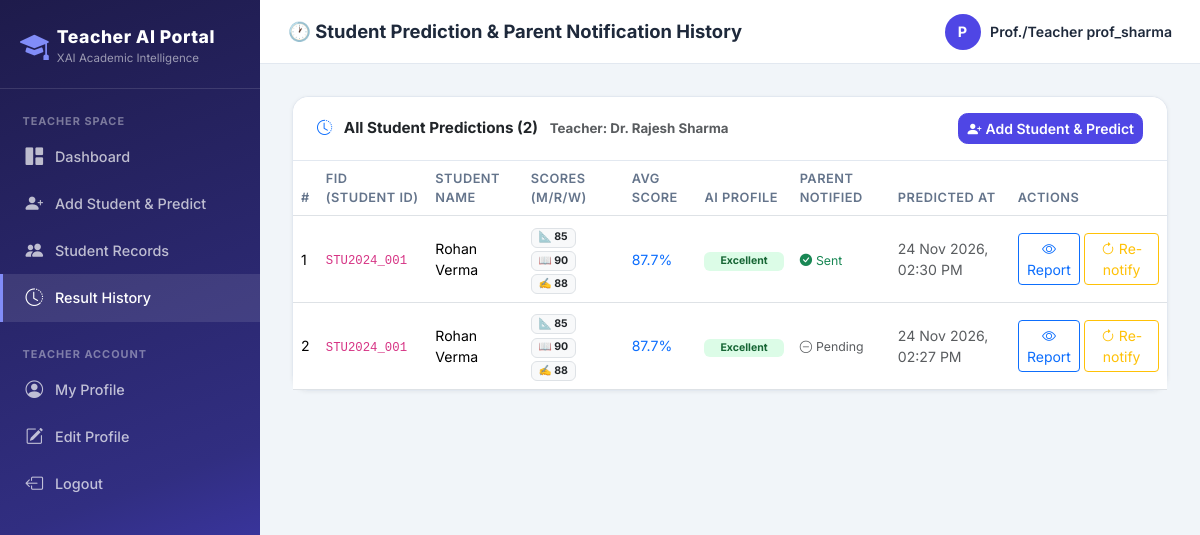
Page /history/ (signed in) on the committed database.
### apps/accounts/models.py (models this page shows, shortened)
class TeacherProfile(models.Model):
    username = models.CharField(max_length=50, unique=True)
    email = models.EmailField(max_length=100, unique=True)
    password = models.CharField(max_length=128)
    full_name = models.CharField(max_length=100, blank=True)
    phoneno = models.CharField(max_length=15, blank=True)
    department = models.CharField(max_length=100, blank=True, default="Computer Science")
    designation = models.CharField(max_length=100, blank=True, default="Class Teacher")
    gender = models.CharField(max_length=10, choices=[
        ('Male', 'Male'), ('Female', 'Female'), ('Other', 'Other')
    ], default='Male')
    country = models.CharField(max_length=50, blank=True)
    state = models.CharField(max_length=50, blank=True)
    city = models.CharField(max_length=50, blank=True)
    address = models.TextField(blank=True)
    created_at = models.DateTimeField(auto_now_add=True)
    updated_at = models.DateTimeField(auto_now=True)
    class Meta:
        verbose_name = "Teacher Profile"
        ordering = ['-created_at']

class StudentPrediction(models.Model):
    PREDICTION_CHOICES = [
        ('Excellent', 'Excellent'),
        ('Good', 'Good'),
        ('Average', 'Average'),
        ('Poor', 'Poor'),
    ]
    teacher = models.ForeignKey(TeacherProfile, on_delete=models.CASCADE,
                                related_name='predictions', null=True, blank=True)
    student = models.ForeignKey(StudentRecord, on_delete=models.CASCADE,
                                related_name='predictions', null=True, blank=True)
    fid = models.CharField(max_length=300, verbose_name="Student ID")
    student_name = models.CharField(max_length=100, blank=True)
    age = models.CharField(max_length=20)
    gender = models.CharField(max_length=20)
    lunch = models.CharField(max_length=50)
    parental_level_of_education = models.CharField(max_length=100)
    degree_t = models.CharField(max_length=100, blank=True)
    race_ethnicity = models.CharField(max_length=50)
    test_preparation_course = models.CharField(max_length=50)
    math_score = models.IntegerField(default=0)
    reading_score = models.IntegerField(default=0)
    writing_score = models.IntegerField(default=0)
    internships = models.CharField(max_length=50, default='0')
    solving_tasks_by_time = models.CharField(max_length=50)
    taks_submitted_on_date = models.CharField(max_length=50)
    parent_name = models.CharField(max_length=100, blank=True)
    parent_phone = models.CharField(max_length=20, blank=True)
    parent_email = models.EmailField(max_length=100, blank=True)
    prediction = models.CharField(max_length=20, choices=PREDICTION_CHOICES, blank=True)
    feedback_text = models.TextField(blank=True)
    notification_sent = models.BooleanField(default=False)
    notification_log = models.TextField(blank=True)
    predicted_at = models.DateTimeField(auto_now_add=True)
    @property
    def average_score(self):
        try:
            return round((int(self.math_score or 0) + int(self.reading_score or 0) + int(self.writing_score or 0)) / 3.0, 1)
        except Exception:
            return 0
    class Meta:
        verbose_name = "Student Prediction"
        ordering = ['-predicted_at']

class StudentRecord(models.Model):
    teacher = models.ForeignKey(TeacherProfile, on_delete=models.CASCADE,
                                related_name='students', null=True, blank=True)
    fid = models.CharField(max_length=300, verbose_name="Student ID / Fid")
    student_name = models.CharField(max_length=100, blank=True, verbose_name="Student Name")
    age = models.CharField(max_length=20)
    gender = models.CharField(max_length=20)
    lunch = models.CharField(max_length=50)
    parental_level_of_education = models.CharField(max_length=100)
    degree_t = models.CharField(max_length=100, blank=True, verbose_name="Degree")
    race_ethnicity = models.CharField(max_length=50)
    test_preparation_course = models.CharField(max_length=50)
    math_score = models.IntegerField(default=0)
    reading_score = models.IntegerField(default=0)
    writing_score = models.IntegerField(default=0)
    internships = models.CharField(max_length=50, default='0', verbose_name="Internships")
    solving_tasks_by_time = models.CharField(max_length=50, verbose_name="Solving tasks by time")
    taks_submitted_on_date = models.CharField(max_length=50, verbose_name="Task submitted on date")
    parent_name = models.CharField(max_length=100, blank=True, verbose_name="Parent Name")
    parent_phone = models.CharField(max_length=20, blank=True, verbose_name="Parent Phone")
    parent_email = models.EmailField(max_length=100, blank=True, verbose_name="Parent Email")
    created_at = models.DateTimeField(auto_now_add=True)
    updated_at = models.DateTimeField(auto_now=True)
    class Meta:
        verbose_name = "Student Record"
        ordering = ['-created_at']

### apps/accounts/views.py (the view)
# urls.py: path('history/', views.prediction_history, name='prediction_history'),
def prediction_history(request):
    teacher = _get_logged_in_teacher(request)
    if not teacher:
        return redirect('login')
    predictions = StudentPrediction.objects.filter(teacher=teacher).order_by('-predicted_at')
    context = {
        'teacher': teacher,
        'predictions': predictions,
        'active': 'history',
    }
    return render(request, 'accounts/prediction_history.html', context)

### apps/accounts/views.py (called while the page is built)
def _get_logged_in_teacher(request):
    teacher_id = request.session.get('teacher_id')
    if not teacher_id:
        return None
    try:
        return TeacherProfile.objects.get(id=teacher_id)
    except TeacherProfile.DoesNotExist:
        return None

### templates/accounts/prediction_history.html (shortened to what this page needs)
{% extends "base/base.html" %}
{% block page_title %}🕐 Student Prediction &amp; Parent Notification History{% endblock %}
{% block content %}
<div class="card">
  <div class="card-header bg-white py-3 d-flex justify-content-between align-items-center">
    <div>
      <i class="bi bi-clock-history text-primary me-2"></i>
      <span class="fw-700">All Student Predictions ({{ predictions|length }})</span>
      <span class="text-muted small ms-2">Teacher: {{ teacher.full_name|default:teacher.username }}</span>
    </div>
    <a href="{% url 'add_student' %}" class="btn btn-sm btn-primary d-flex align-items-center gap-1">
      <i class="bi bi-person-plus-fill"></i> Add Student &amp; Predict
    </a>
  </div>
  <div class="card-body p-0">
    {% if predictions %}
    <div class="table-responsive">
      <table class="table table-hover mb-0">
        <thead class="bg-light">
          <tr>
            <th>#</th>
            <th>Fid (Student ID)</th>
            <th>Student Name</th>
            <th>Scores (M/R/W)</th>
            <th>Avg Score</th>
            <th>AI Profile</th>
            <th>Parent Notified</th>
            <th>Predicted At</th>
            <th>Actions</th>
          </tr>
        </thead>
        <tbody>
          {% for pred in predictions %}
          <tr>
            <td>{{ forloop.counter }}</td>
            <td class="fw-700"><code>{{ pred.fid }}</code></td>
            <td class="fw-600">{{ pred.student_name|default:pred.student.student_name|default:"—" }}</td>
            <td>
              <span class="badge bg-light text-dark border">📐 {{ pred.math_score }}</span>
              <span class="badge bg-light text-dark border">📖 {{ pred.reading_score }}</span>
              <span class="badge bg-light text-dark border">✍️ {{ pred.writing_score }}</span>
            </td>
            <td class="fw-700 text-primary">{{ pred.average_score }}%</td>
            <td><span class="badge badge-{{ pred.prediction|lower }} px-3 py-1">{{ pred.prediction }}</span></td>
            <td>
              {% if pred.notification_sent %}
                <span class="text-success small fw-600"><i class="bi bi-check-circle-fill me-1"></i>Sent</span>
              {% else %}
                <span class="text-muted small"><i class="bi bi-dash-circle me-1"></i>Pending</span>
              {% endif %}
            </td>
            <td class="text-muted small">{{ pred.predicted_at|date:"d M Y, h:i A" }}</td>
            <td>
              <div class="d-flex gap-1">
                <a href="{% url 'result_view' pred.pk %}" class="btn btn-sm btn-outline-primary" title="View Full AI Report">
                  <i class="bi bi-eye"></i> Report
                </a>
                <a href="{% url 'regenerate_result' pred.pk %}" class="btn btn-sm btn-outline-warning" title="Regenerate & Re-notify Parents">
                  <i class="bi bi-arrow-clockwise"></i> Re-notify
                </a>
              </div>
            </td>
          </tr>
          {% endfor %}
        </tbody>
      </table>
    </div>
    {% else %}
    <div class="text-center py-5 text-muted">
      <i class="bi bi-cpu fs-1 d-block mb-3 opacity-25"></i>
      <p>No student predictions found for this teacher.</p>
      <a href="{% url 'add_student' %}" class="btn btn-primary">Add Student &amp; Predict Profile</a>
    </div>
    {% endif %}
  </div>
</div>
{% endblock %}

### templates/base/base.html (shortened to what this page needs)
<!DOCTYPE html>
<html lang="en" data-bs-theme="light">
<head>
  <link href="https://cdn.jsdelivr.net/npm/bootstrap@5.3.2/dist/css/bootstrap.min.css" rel="stylesheet">
  <link href="https://cdn.jsdelivr.net/npm/bootstrap-icons@1.11.3/font/bootstrap-icons.css" rel="stylesheet">
</head>
<body>
{% if request.session.teacher_id or request.session.student_id or request.session.admin_logged_in %}
<nav class="sidebar" id="sidebar">
  <div class="sidebar-logo">
    <div class="d-flex align-items-center gap-2 mb-1">
      <i class="bi bi-mortarboard-fill"></i>
      <div>
        <div class="brand">Teacher AI Portal</div>
        <div class="brand-sub">XAI Academic Intelligence</div>
      </div>
    </div>
  </div>
  <div class="sidebar-nav">
    {% if request.session.teacher_id or request.session.student_id %}
      <div class="nav-section">Teacher Space</div>
      <a href="{% url 'teacher_dashboard' %}" class="nav-link {% if active == 'dashboard' %}active{% endif %}">
        <i class="bi bi-grid-1x2-fill"></i> Dashboard
      </a>
      <a href="{% url 'add_student' %}" class="nav-link {% if active == 'add_student' %}active{% endif %}">
        <i class="bi bi-person-plus-fill"></i> Add Student & Predict
      </a>
      <a href="{% url 'student_list' %}" class="nav-link {% if active == 'students' %}active{% endif %}">
        <i class="bi bi-people-fill"></i> Student Records
      </a>
      <a href="{% url 'prediction_history' %}" class="nav-link {% if active == 'history' %}active{% endif %}">
        <i class="bi bi-clock-history"></i> Result History
      </a>
      <div class="nav-section mt-3">Teacher Account</div>
      <a href="{% url 'profile_view' %}" class="nav-link {% if active == 'profile' %}active{% endif %}">
        <i class="bi bi-person-circle"></i> My Profile
      </a>
      <a href="{% url 'profile_update' %}" class="nav-link">
        <i class="bi bi-pencil-square"></i> Edit Profile
      </a>
      <a href="{% url 'logout' %}" class="nav-link">
        <i class="bi bi-box-arrow-left"></i> Logout
      </a>
    {% endif %}
  </div>
</nav>
<div class="topbar">
  <div class="page-title">{% block page_title %}Teacher Academic Portal{% endblock %}</div>
  <div class="topbar-user">
    {% if request.session.teacher_name %}
      <div class="avatar">{{ request.session.teacher_name|first|upper }}</div>
      <span>Prof./Teacher {{ request.session.teacher_name }}</span>
    {% elif request.session.student_name %}
      <div class="avatar">{{ request.session.student_name|first|upper }}</div>
      <span>{{ request.session.student_name }}</span>
    {% elif request.session.admin_logged_in %}
      <div class="avatar" style="background:#7c3aed;">A</div>
      <span>Administrator</span>
    {% endif %}
  </div>
</div>
<div class="main-content">
  <div class="content-body">
    <div class="fade-in">
      {% block content %}{% endblock %}
    </div>
  </div>
</div>
{% else %}
  {% block auth_content %}{% endblock %}
{% endif %}
</body>
</html>

### templates/base/base.html (style rules this page uses)
:root { --primary: #4f46e5; --primary-dark: #3730a3; --secondary: #06b6d4; --success: #10b981; --warning: #f59e0b; --danger: #ef4444; --sidebar-width: 260px; --topbar-height: 64px; --bg: #f1f5f9; --card-bg: #ffffff; --text: #1e293b; --muted: #64748b; --border: #e2e8f0; }
* { font-family: 'Inter', sans-serif; }
body { background: var(--bg); color: var(--text); min-height: 100vh; }
.sidebar { position: fixed; top: 0; left: 0; width: var(--sidebar-width); height: 100vh; background: linear-gradient(160deg, #1e1b4b 0%, #312e81 60%, #4f46e5 100%); display: flex; flex-direction: column; z-index: 1040; overflow-y: auto; overflow-x: hidden; transition: transform 0.3s ease; }
.sidebar-logo { padding: 1.5rem 1.25rem 1rem; border-bottom: 1px solid rgba(255,255,255,.12); }
.sidebar-logo .brand { font-size: 1.1rem; font-weight: 800; color: #fff; letter-spacing: .5px; }
.sidebar-logo .brand-sub { font-size: .72rem; color: rgba(255,255,255,.55); font-weight: 400; }
.sidebar-logo .bi { font-size: 1.8rem; color: #818cf8; }
.sidebar-nav { padding: 1rem 0; flex: 1; }
.sidebar-nav .nav-section { font-size: .68rem; font-weight: 700; letter-spacing: 1px; color: rgba(255,255,255,.4); padding: .5rem 1.4rem .25rem; text-transform: uppercase; }
.sidebar-nav .nav-link { display: flex; align-items: center; gap: .75rem; padding: .65rem 1.4rem; color: rgba(255,255,255,.7); border-radius: 0; font-weight: 500; font-size: .9rem; transition: all .2s; border-left: 3px solid transparent; text-decoration: none; }
.sidebar-nav .nav-link:hover, .sidebar-nav .nav-link.active { color: #fff; background: rgba(255,255,255,.1); border-left-color: #818cf8; }
.sidebar-nav .nav-link .bi { font-size: 1.1rem; min-width: 1.1rem; }
.topbar { position: fixed; top: 0; left: var(--sidebar-width); right: 0; height: var(--topbar-height); background: var(--card-bg); border-bottom: 1px solid var(--border); display: flex; align-items: center; padding: 0 1.75rem; z-index: 1030; gap: 1rem; }
.topbar .page-title { font-size: 1.15rem; font-weight: 700; color: var(--text); flex: 1; }
.topbar .topbar-user { display: flex; align-items: center; gap: .6rem; font-size: .88rem; font-weight: 600; color: var(--text); }
.topbar .avatar { width: 36px; height: 36px; border-radius: 50%; background: var(--primary); color: #fff; display: flex; align-items: center; justify-content: center; font-weight: 700; font-size: .9rem; }
.main-content { margin-left: var(--sidebar-width); padding-top: var(--topbar-height); min-height: 100vh; }
.content-body { padding: 2rem 2rem; }
.card { border: 1px solid var(--border); border-radius: 1rem; box-shadow: 0 1px 4px rgba(0,0,0,.06); }
.card-header { background: var(--card-bg); border-bottom: 1px solid var(--border); border-radius: 1rem 1rem 0 0 !important; padding: 1rem 1.5rem; font-weight: 700; font-size: .95rem; }
.badge-excellent { background: #dcfce7; color: #166534; }
.btn-primary { background: var(--primary); border-color: var(--primary); border-radius: .6rem; font-weight: 600; }
.table th { font-size: .8rem; text-transform: uppercase; letter-spacing: .5px; color: var(--muted); font-weight: 600; }
.table td { vertical-align: middle; font-size: .88rem; }
.fade-in { animation: fadeIn .4s ease; }

### rows in the picture
TeacherProfile: session.teacher_name "prof_sharma", full_name "Dr. Rajesh Sharma"
StudentPrediction: fid "STU2024_001", student_name "Rohan Verma", math_score "85", reading_score "90", writing_score "88", average_score "87.7", prediction "Excellent", notification_sent True (drawn), predicted_at "24 Nov 2026, 02:30 PM"
StudentPrediction: fid "STU2024_001", student_name "Rohan Verma", math_score "85", reading_score "90", writing_score "88", average_score "87.7", prediction "Excellent", notification_sent False (drawn), predicted_at "24 Nov 2026, 02:27 PM"

### other values in the picture
{{ request.session.teacher_name|first|upper }} "P"
{{ predictions|length }} "2"
